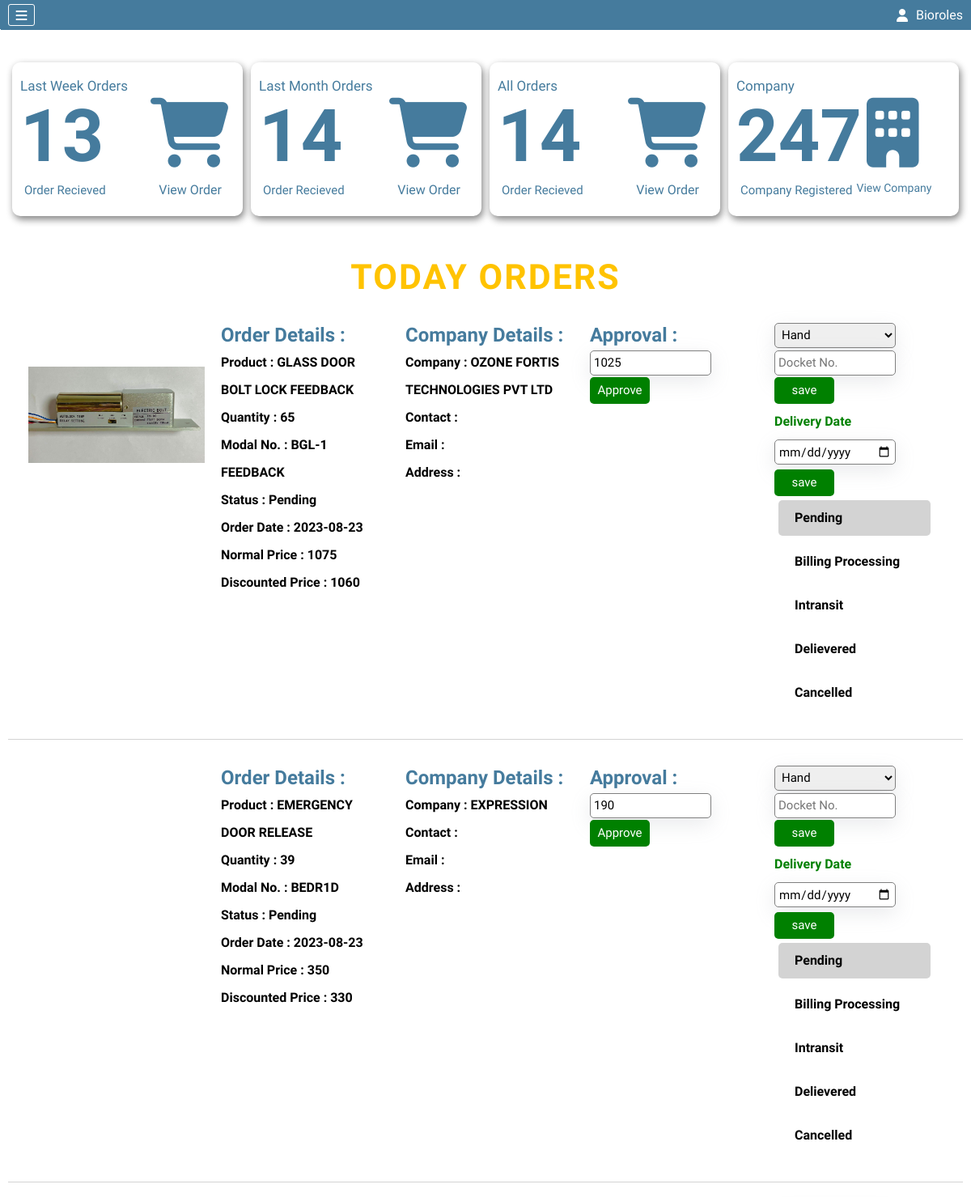
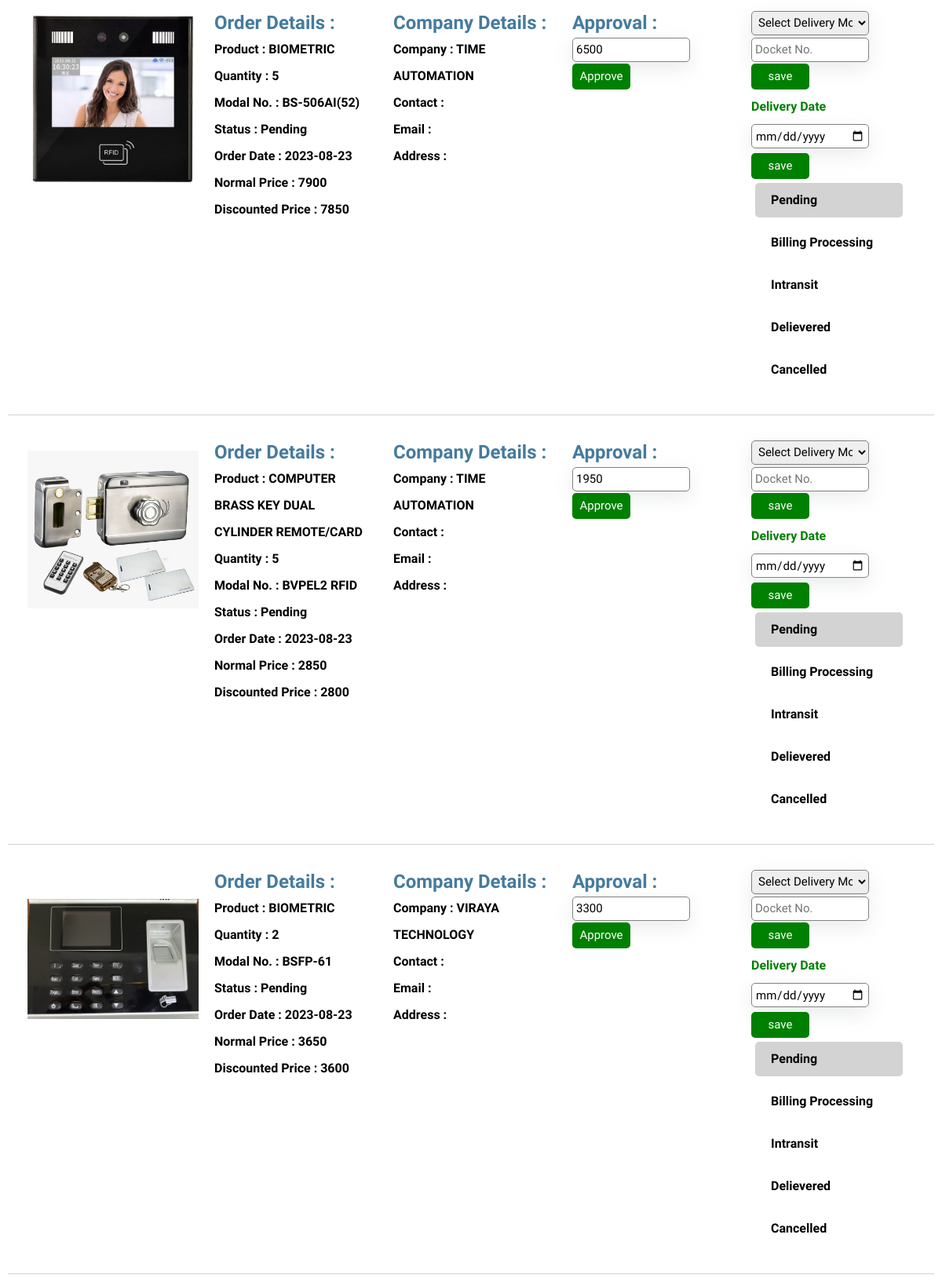
/dashboard.php (signed in), run on the app's committed database (2 pictures, top to bottom).
### tables this page shows
CREATE TABLE `company` (
  `Company_Id` int(11) NOT NULL AUTO_INCREMENT,
  `userId` int(11) NOT NULL DEFAULT 0,
  `Admin_Type` int(11) NOT NULL DEFAULT 2,
  `Active_Status` int(11) NOT NULL DEFAULT 1,
  `Approvel` int(11) DEFAULT 0,
  `Company_Code` int(11) NOT NULL,
  `Company_Name` varchar(500) NOT NULL,
  `Company_Phone` varchar(100) NOT NULL DEFAULT '',
  `Company_Email` varchar(50) NOT NULL DEFAULT '',
  `Company_Address` varchar(500) NOT NULL,
  `Company_Username` varchar(500) NOT NULL,
  `Company_Password` varchar(100) NOT NULL,
  `Company_GST` varchar(25) DEFAULT '',
  `Company_PAN` varchar(15) DEFAULT '',
  `Company_TAN` varchar(15) DEFAULT '',
  `Company_Licence` varchar(15) DEFAULT '',
  `Company_Registration` varchar(25) DEFAULT '',
  PRIMARY KEY (`Company_Id`),
  UNIQUE KEY `Company_Username` (`Company_Username`)
);

CREATE TABLE `orders` (
  `Order_Id` int(11) NOT NULL AUTO_INCREMENT,
  `cart_no` int(11) NOT NULL DEFAULT 0,
  `Order_Date` varchar(100) NOT NULL,
  `Delivery_Date` varchar(100) DEFAULT '',
  `Order_Pieces` int(11) NOT NULL,
  `Sale_Price` int(11) NOT NULL,
  `Approved_Price` int(11) NOT NULL DEFAULT 0,
  `Approved` tinyint(1) NOT NULL DEFAULT 0,
  `Order_Status` int(11) NOT NULL DEFAULT 1,
  `Product_Id` int(11) NOT NULL,
  `Company_Id` int(11) NOT NULL,
  `Cancel_Reason` varchar(100) NOT NULL DEFAULT 'This Item is currently out of Stock',
  `Delievery_Mode` int(11) NOT NULL DEFAULT 0,
  `Docket_No` varchar(100) DEFAULT '',
  `Return_Status` int(11) NOT NULL DEFAULT 0,
  `Return_Pieces` int(11) NOT NULL DEFAULT 0,
  `Return_Approvel` int(11) NOT NULL DEFAULT 0,
  `Return_Reason` varchar(500) NOT NULL DEFAULT '',
  `Return_Date` varchar(50) NOT NULL DEFAULT '',
  PRIMARY KEY (`Order_Id`)
);

CREATE TABLE `product` (
  `Product_Id` int(11) NOT NULL AUTO_INCREMENT,
  `Product_Name` varchar(50) NOT NULL,
  `Product_Modal_No` varchar(100) NOT NULL,
  `Product_Img` varchar(100) NOT NULL,
  `Normal_Price` int(11) NOT NULL,
  `Discounted_Price` int(11) NOT NULL,
  `Quantity` int(11) NOT NULL,
  `Latest_Stock_Date` date NOT NULL DEFAULT current_timestamp(),
  `P_Category_Id` int(11) NOT NULL,
  PRIMARY KEY (`Product_Id`)
);

CREATE TABLE `orderstatus` (
  `Status_Id` int(11) NOT NULL AUTO_INCREMENT,
  `Status_Name` varchar(50) NOT NULL,
  PRIMARY KEY (`Status_Id`)
);

### dashboard.php (the view, shortened to what the rows shown need)
<?php include "conn.php" ?>
<?php include "./components/header.php" ?>
<section class="dashboardPage">
<?php
if(isset($_SESSION['Company_Id'])){
    $companyId=$_SESSION['Company_Id'];
    $adminSql="select `Admin_Type` from company where `Company_Id`=$companyId";
}elseif(isset($_SESSION['User_Id'])){
    $userId=$_SESSION['User_Id'];
    $adminSql="select `Admin_Type` from users where `User_Id`=$userId";
}
$adminResult=mysqli_query($conn,$adminSql);
$adminRow=mysqli_fetch_assoc($adminResult);
if($adminRow['Admin_Type']==1){
    $todayDate=date("Y-m-d");
    if((intval(date("d"))-7)<1){
        $Lastweek=30+(intval(date("d"))-7)<10?"0".(30+(intval(date("d"))-7)):(30+(intval(date("d"))-7));
        $lastWeekMonth=(intval(date("m"))-1)<10?"0".(intval(date("m"))-1):(intval(date("m"))-1);
        if($lastWeekMonth<1){
            $lastWeekMonth=(12+$lastWeekMonth)<10?"0".(12+$lastWeekMonth):(12+$lastWeekMonth);
            $lastWeekYear=intval(date("Y"))-1;
        }else{
            $lastWeekYear=intval(date("Y"));
        }
    }else{
        $Lastweek=intval(date("d"))-7<10?"0".intval(date("d"))-7:intval(date("d"))-7;
        $lastWeekMonth=intval(date("m"))<10?"0".intval(date("m")):intval(date("m"));
        $lastWeekYear=intval(date("Y"));
    }
    $lastweekDate=date("$lastWeekYear-$lastWeekMonth-$Lastweek");
    $last2DaysOrderSql="select * from orders where `Order_Date`>'$lastweekDate' group by `cart_no`";
    $lastWeekOrderResult=mysqli_query($conn,$last2DaysOrderSql);
    if((intval(date("m"))-1)<1){
        $LastMonth=(12+(intval(date("m"))-1))<10?"0".(12+(intval(date("m"))-1)):(12+(intval(date("m"))-1));
        $LastMonthYear=intval(date("Y"))-1;
    }else{
        $LastMonth=(intval(date("m"))-1)<10?"0".(intval(date("m"))-1):(intval(date("m"))-1);
        $LastMonthYear=intval(date("Y"));
    }
    $lastMonthDate=date("$LastMonthYear-$LastMonth-d");
    $lastMonthOrderSql="select * from orders where `Order_Date`>'$lastMonthDate' group by `cart_no`";
    $lastMonthOrderResult=mysqli_query($conn,$lastMonthOrderSql);
    $allOrderSql="select * from orders group by `cart_no`";
    $allOrderResult=mysqli_query($conn,$allOrderSql);
    $allCompanySql="select * from company";
    $allCompanyResult=mysqli_query($conn,$allCompanySql);
?>
    <div class="adminSection">
        <div class="items">
            <div class="inner-item1">
                <h2><?php echo mysqli_num_rows($lastWeekOrderResult) ?></h2>
            </div>
        </div>
        <div class="items">
            <div class="inner-item1">
                <h2><?php echo mysqli_num_rows($lastMonthOrderResult) ?></h2>
            </div>
        </div>
        <div class="items">
            <div class="inner-item1">
                <h2><?php echo mysqli_num_rows($allOrderResult) ?></h2>
            </div>
        </div>
        <div class="items">
            <div class="inner-item1">
                <h2><?php echo mysqli_num_rows($allCompanyResult) ?></h2>
            </div>
            </div>
        </div>
    <h1>Today Orders</h1>
    <div class="todayOrdersContainer">
        <?php
        if(isset($_SESSION['User_Id'])){
            $aosql="select * from orders join product on orders.`Product_Id`=product.`Product_Id` join orderstatus on orderstatus.`Status_Id`=orders.`Order_Status` join company on company.`Company_Id`=orders.`Company_Id` left join deliverymode on orders.`Delievery_Mode`=deliverymode.`Delivery_Id` where `Order_Date`='$todayDate' and company.`userId`=$userId order by orders.`Order_Id` asc";
        }else{
            $aosql="select * from orders join product on orders.`Product_Id`=product.`Product_Id` join orderstatus on orderstatus.`Status_Id`=orders.`Order_Status` join company on company.`Company_Id`=orders.`Company_Id` left join deliverymode on orders.`Delievery_Mode`=deliverymode.`Delivery_Id` where `Order_Date`='$todayDate' order by orders.`Order_Id` asc";
        }
        $aoresult=mysqli_query($conn,$aosql);
        if(mysqli_num_rows($aoresult)>0){
            while($aorow=mysqli_fetch_assoc($aoresult)){
        ?>
                <div class="order">
                    <div class="order-box image" style="background-image:url('./uploadImages/<?php echo $aorow['Product_Img'] ?>')">
                    </div>
                    <div class="order-box">
                        <h2>Order Details : </h2>
                        <div><span>Product : </span><span><?php echo $aorow['Product_Name'] ?></span></div>
                        <div><span>Quantity : </span><span><?php echo $aorow['Order_Pieces'] ?></span></div>
                        <div><span>Modal No. : </span><span><?php echo $aorow['Product_Modal_No'] ?></span></div>
                        <div><span>Status : </span><span><?php echo $aorow['Status_Name'] ?></span></div>
                        <div><span>Order Date : </span><span><?php echo $aorow['Order_Date'] ?></span></div>
                        <div><span>Normal Price : </span><span><?php echo $aorow['Normal_Price'] ?></span></div>
                        <div><span>Discounted Price : </span><span><?php echo $aorow['Discounted_Price'] ?></span></div>
                    </div>
                    <div class="order-box">
                        <h2>Company Details : </h2>
                        <div><span>Company : </span><span><?php echo $aorow['Company_Name'] ?></span></div>
                        <div><span>Contact : </span><span><?php echo $aorow['Company_Phone'] ?></span></div>
                        <div><span>Email : </span><span><?php echo $aorow['Company_Email'] ?></span></div>
                        <div><span>Address : </span><span><?php echo $aorow['Company_Address'] ?></span></div>
                    </div>
                    <?php
                    if(!isset($_SESSION['User_Id'])){
                    ?>
                    <div class="order-box">
                        <h2>Approval : </h2>
                        <form action="dashboard.php" method="post">
                            <?php
                            if(($aorow['Approved']==1 or $aorow['Order_Status']==5) or $aorow['Order_Status']==5){
                                $disable="style='background-color:lightgrey' disabled";
                            }else{
                                $disable="";
                            }
                            ?>
                            <input class="order-input" type="text" name="approvedPrice" value="<?php echo $aorow['Approved_Price'] ?>" <?php echo $disable ?>>
                            <input class="order-btn" type="submit" value="Approve" <?php echo $disable ?>>
                        </form>
                    </div>
                    <?php
                    }
                    ?>
                    <div class="order-box2">
                        <form action="dashboard.php" method="post">
                            <?php
                            if((($aorow['Delievery_Mode']>0 or $aorow['Order_Status']==5) and $aorow['Docket_No']!=="") or $aorow['Order_Status']==5){
                                $disabledAgain="style='background-color:lightgrey' disabled";
                            }else{
                                $disabledAgain="";
                            }
                            ?>
                            <select class="select-b" name="delivery" <?php echo $disabledAgain ?> required>
                                <option value="" selected disabled>Select Delivery Mode</option>
                                <?php
                                $delModeSql="select * from deliverymode";
                                $delModeResult=mysqli_query($conn,$delModeSql);
                                if(mysqli_num_rows($delModeResult)>0){
                                    while($delModeRow=mysqli_fetch_assoc($delModeResult)){
                                        if($aorow['Delievery_Mode']==$delModeRow['Delivery_Id']){
                                            $selected="selected";
                                        }else{
                                            $selected="";
                                        }
                                ?>
                                        <option value="<?php echo $delModeRow['Delivery_Id'] ?>" <?php echo $selected ?>><?php echo $delModeRow['Delivery_Type'] ?></option>
                                <?php
                                    }
                                }
                                ?>
                            </select><br>
                            <input class="order-input" type="text" name="docketNo" placeholder="Docket No." value="<?php echo $aorow['Docket_No'] ?>" <?php echo $disabledAgain ?>>
                            <input class="order-btn" type="submit" value="save" <?php echo $disabledAgain ?>>
                        </form>
                        <form style="margin-top:5px;" action="dashboard.php" method="post">
                            <?php
                            if($aorow['Delivery_Date']!=="" or $aorow['Order_Status']==5){
                                $disabling="style='background-color:lightgrey' disabled";
                            }else{
                                $disabling="";
                            }
                            ?>
                            <label for="deliveryDate" style="color:green">Delivery Date</label><br>
                            <input class="order-input" type="date" max="<?php echo date("Y-m-d") ?>" name="deliveryDate" id="deliveryDate" value="<?php echo $aorow['Delivery_Date'] ?>" <?php echo $disabling ?>>
                            <input class="order-btn" type="submit" value="save" <?php echo $disabling ?>>
                        </form>
                    <?php
                        $orderstatusSql="select * from orderstatus";
                        $orderstatusResult=mysqli_query($conn,$orderstatusSql);
                        if(mysqli_num_rows($orderstatusResult)>0){
                            while($orderstatusRow=mysqli_fetch_assoc($orderstatusResult)){
                                if($aorow['Order_Status']>=$orderstatusRow['Status_Id']){
                                    $disabled="style='background-color:lightgrey;pointer-events:none'";
                                }else{
                                    $disabled="";
                                }
                        ?>
                                <a class="order-button" href="dashboard.php?oid=<?php echo $aorow['Order_Id'] ?>&osid=<?php echo $orderstatusRow['Status_Id'] ?>&productId=<?php echo $aorow['Product_Id'] ?>" <?php echo $disabled ?>><?php echo $orderstatusRow['Status_Name'] ?></a>
                        <?php
                            }
                        }
                    ?>
                    </div>
                </div>
        <?php
            }
        }else{
        ?>
            <h2 align="center">No Orders Today</h2>
        <?php
        }
        ?>
    </div>
    <?php } ?>
</section>
<?php include "./components/footer.php" ?>

### components/header.php (shortened to what the rows shown need)
<?php
include "conn.php";
?>
<!DOCTYPE html>
<html lang="en">
<head>
    <link rel="stylesheet" href="./style/dashboard.css">
    <link rel="stylesheet" href="./style/buyProduct.css">
    <link rel="stylesheet" href="./style/buyProductForm.css">
    <link rel="stylesheet" href="./style/header.css">
    <link rel="stylesheet" href="./style/profile.css">
    <link rel="stylesheet" href="./style/header.css">
    <link rel="stylesheet" href="./style/company.css">
    <link rel="stylesheet" href="./style/updateCompanyForm.css">
    <link rel="stylesheet" href="./style/branch.css">
    <link rel="stylesheet" href="./style/updateBranchForm.css">
    <link rel="stylesheet" href="./style/category.css">
    <link rel="stylesheet" href="./style/addCategoryForm.css">
    <link rel="stylesheet" href="./style/updateCategoryForm.css">
    <link rel="stylesheet" href="./style/product.css">
    <link rel="stylesheet" href="./style/addProductForm.css">
    <link rel="stylesheet" href="./style/updateProductForm.css">
    <link rel="stylesheet" href="./style/myBranch.css">
    <link rel="stylesheet" href="./style/addMyBranchForm.css">
    <link rel="stylesheet" href="./style/updateMyBranchForm.css">
    <link rel="stylesheet" href="./style/updateMyBranchForm.css">
    <link rel="stylesheet" href="./style/PCategory.css">
    <link rel="stylesheet" href="./style/addPCategoryForm.css">
    <link rel="stylesheet" href="./style/updatePCategoryForm.css">
    <link rel="stylesheet" href="./style/orders.css">
    <link rel="stylesheet" href="./style/myOrders.css">
    <link rel="stylesheet" href="./style/cancelReason.css">
    <link rel="stylesheet" href="./style/product-category.css">
    <link rel="stylesheet" href="https://cdnjs.cloudflare.com/ajax/libs/font-awesome/6.4.0/css/all.min.css"
 />
</head>
<body>
    <header class="headerContainer">
        <?php
        if (isset($_SESSION['Company_Id'])) {
            $hcid = $_SESSION['Company_Id'];
            $hcSql = "select `Company_Name`,`Admin_Type` from company where `Company_Id`=$hcid";
            $hcResult = mysqli_query($conn, $hcSql);
            $hcRow = mysqli_fetch_assoc($hcResult);
        } elseif (isset($_SESSION['User_Id'])) {
            $huid = $_SESSION['User_Id'];
            $huSql = "select `Username`,`User_Permission` from users where `User_Id`=$huid";
            $huResult = mysqli_query($conn, $huSql);
            $huRow = mysqli_fetch_assoc($huResult);
        }
        ?>
        <div class="helloCompany" id="helloCompany">
            <i class="fa-solid fa-user"></i>
            <div>
                <?php echo isset($hcRow['Company_Name']) ? $hcRow['Company_Name'] : $huRow['Username'] ?>
            </div>
        </div>
    </header>
    <section class="mainContainer">

### data on the page
company: Company_Name "Bioroles"
orders: Product_Id.Product_Name "GLASS DOOR BOLT LOCK FEEDBACK", Order_Pieces "65", Product_Id.Product_Modal_No "BGL-1 FEEDBACK", orderstatus.Status_Name "Pending", Order_Date "2023-08-23", Product_Id.Normal_Price "1075", Product_Id.Discounted_Price "1060", Company_Id.Company_Name "OZONE FORTIS TECHNOLOGIES PVT LTD", approvedPrice "1025"
orderstatus: Status_Name "Pending"
orderstatus: Status_Name "Billing Processing"
orderstatus: Status_Name "Intransit"
orderstatus: Status_Name "Delievered"
orderstatus: Status_Name "Cancelled"
orders: Product_Id.Product_Name "EMERGENCY DOOR RELEASE", Order_Pieces "39", Product_Id.Product_Modal_No "BEDR1D", orderstatus.Status_Name "Pending", Order_Date "2023-08-23", Product_Id.Normal_Price "350", Product_Id.Discounted_Price "330", Company_Id.Company_Name "EXPRESSION", approvedPrice "190"
orders: Product_Id.Product_Name "BIOMETRIC", Order_Pieces "5", Product_Id.Product_Modal_No "BS-506AI(52)", orderstatus.Status_Name "Pending", Order_Date "2023-08-23", Product_Id.Normal_Price "7900", Product_Id.Discounted_Price "7850", Company_Id.Company_Name "TIME AUTOMATION", approvedPrice "6500"
orders: Product_Id.Product_Img (picture), Product_Id.Product_Name "COMPUTER BRASS KEY DUAL CYLINDER REMOTE/CARD", Order_Pieces "5", Product_Id.Product_Modal_No "BVPEL2 RFID", orderstatus.Status_Name "Pending", Order_Date "2023-08-23", Product_Id.Normal_Price "2850", Product_Id.Discounted_Price "2800", Company_Id.Company_Name "TIME AUTOMATION", approvedPrice "1950"
orders: Product_Id.Product_Img (picture), Product_Id.Product_Name "BIOMETRIC", Order_Pieces "2", Product_Id.Product_Modal_No "BSFP-61", orderstatus.Status_Name "Pending", Order_Date "2023-08-23", Product_Id.Normal_Price "3650", Product_Id.Discounted_Price "3600", Company_Id.Company_Name "VIRAYA TECHNOLOGY", approvedPrice "3300"

### other printed values
mysqli_num_rows($lastWeekOrderResult) "13"
mysqli_num_rows($lastMonthOrderResult) "14"
mysqli_num_rows($allOrderResult) "14"
mysqli_num_rows($allCompanyResult) "247"
form field delivery "Hand"
